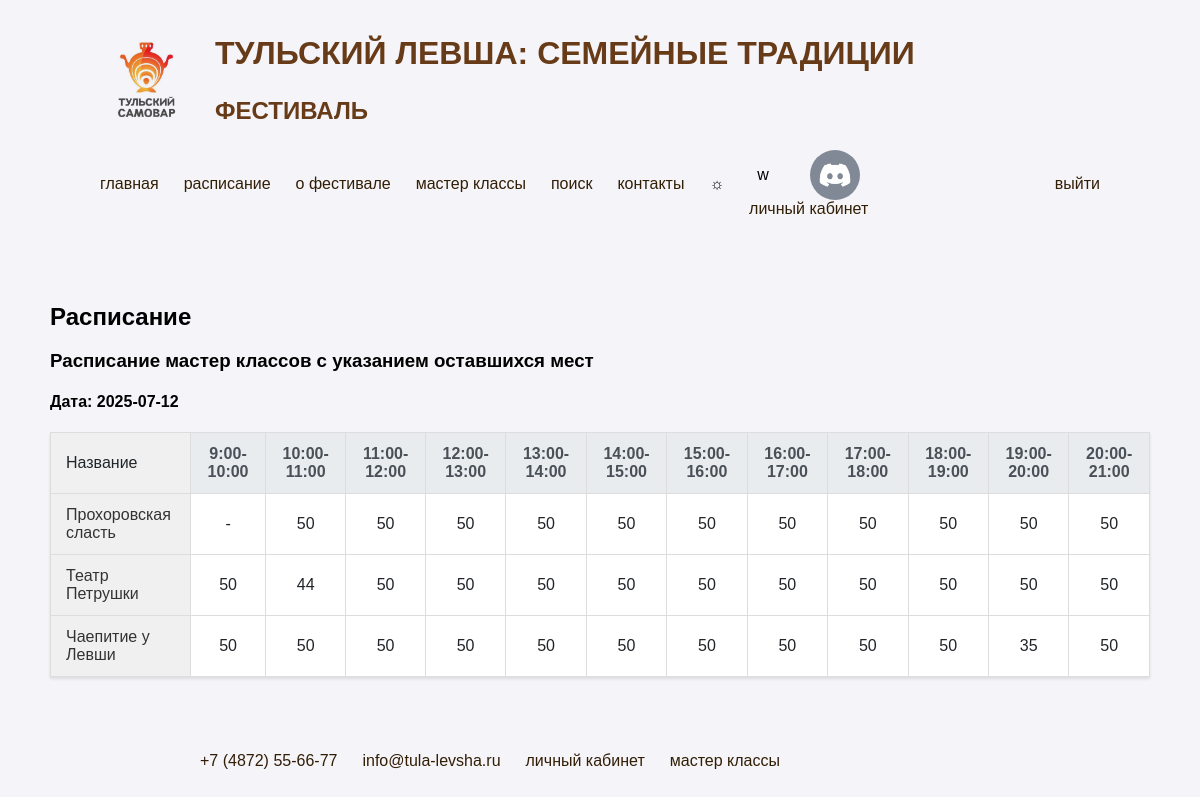
Page /schedule.php (signed in) on the committed database.
### schedule.php (the view, shortened to what this page needs)
<!DOCTYPE html>
<html lang="ru">
<head>
    <link rel="stylesheet" href="./css/styles.css">
</head>
<body>
    <?php
        require_once('./php/config.php');
        $result = $conn->query('SELECT * FROM `master-classes` WHERE 1');
        $date = $conn->query('SELECT date FROM `master-classes` WHERE 1');
        $date = $date->fetch_assoc();
    ?>
    <div class="wrapper">
        <header class="col">
            <div class="row">
                <img src="./img/logo.jpg" alt="Логотип" class="logo">
                <div class="col">
                    <h1>Тульский Левша: Семейные традиции</h1>
                    <h2>Фестиваль</h2>
                </div>
            </div>
            <nav class="row">
                <a href="./index.php">Главная</a>
                <a href="#">Расписание</a>
                <a href="./index.php#about">О фестивале</a>
                <a href="./index.php#master-class">Мастер классы</a>
                <a href="./index.php#search">Поиск</a>
                <a href="./index.php#contacts">Контакты</a>
                <span id="darkBtn">☼</span>
                <?php if (isset($_SESSION['id'])) { ?>
                    <div class="col nogap">
                        <div class="row just">
                            <?php
                            echo htmlspecialchars($_SESSION['name'])
                            ?>
                            <img src="./php/<?php echo htmlspecialchars($_SESSION['photo']) ?>" class="pfp">
                        </div>
                        <a href="./account.php">Личный кабинет</a>
                    </div>
                    <div class="margLeftAuto">
                        <a href="./php/exit.php">Выйти</a>
                    </div>
                <?php
                }
                ?>
            </nav>
        </header>
        <main>
    <section>
        <h2>Расписание</h2>
        <h3>Расписание мастер классов с указанием оставшихся мест</h3>
        <h4>Дата: <?php echo htmlspecialchars($date['date']) ?></h4>
        <table class="table">
            <thead>
                    <tr>
                        <td>Название</td>
                        <th>9:00-10:00</th>
                        <th>10:00-11:00</th>
                        <th>11:00-12:00</th>
                        <th>12:00-13:00</th>
                        <th>13:00-14:00</th>
                        <th>14:00-15:00</th>
                        <th>15:00-16:00</th>
                        <th>16:00-17:00</th>
                        <th>17:00-18:00</th>
                        <th>18:00-19:00</th>
                        <th>19:00-20:00</th>
                        <th>20:00-21:00</th>
                    </tr>
                </thead>
                <tbody>
            <?php while ($row = $result->fetch_assoc()) { ?>
                    <tr>
                        <th><?php echo htmlspecialchars($row['title']); ?></th>
                        <?php
                        $accessedTime = json_decode($row['accessedTime']);
                        $timeSlots = [
                            '9-10', '10-11', '11-12', '12-13',
                            '13-14', '14-15', '15-16', '16-17',
                            '17-18', '18-19', '19-20', '20-21'
                        ];
                        foreach ($timeSlots as $slot) {
                            $value = isset($row[$slot]) ? htmlspecialchars($row[$slot]) : '';
                            if (in_array($slot, $accessedTime)) {
                                echo "<td>$value</td>";
                            } else {
                                echo "<td>-</td>";
                            }
                        }
                        ?>
                    </tr>
            <?php } ?>
        </tbody>
        </table>
    </section>
    <footer>
        <nav class="row">
            <a href="+7 (4872) 55-66-77">+7 (4872) 55-66-77</a>
            <a href="info@tula-levsha.ru">info@tula-levsha.ru</a>
            <a href="./account.php">Личный кабинет</a>
            <a href="#master-class">Мастер классы</a>
        </nav>
    </footer>
        </main>
    </div>
</body>
</html>

### css/styles.css (style rules this page uses)
html, body { padding: 0; margin: 0; }
body { font-family: 'Arial', sans-serif; background-color: #f4f4f9; justify-content: center; align-items: center; min-height: 100vh; margin: 0; }
#darkBtn { cursor: pointer; }
h2 { margin: 0; padding: 0; }
.row { display: flex; flex-direction: row; gap: 25px; width: 100%; align-items: center; }
.nogap, .row.nogap, .col.nogap { gap: 0; }
.col { display: flex; flex-direction: column; gap: 25px; }
.margLeftAuto { margin-left: auto; }
.just { justify-content: space-around; }
.wrapper { max-width: 1100px; margin: 0 auto; }
header { padding: 35px 50px; align-items: center; }
header .logo { width: 90px; mix-blend-mode: multiply; }
header a, footer a { text-decoration: none; color: #321e05; text-transform: lowercase; }
header h1, header h2 { margin: 0; padding: 0; color: #673b18; text-transform: uppercase; font-weight: 900; }
section { margin: 50px 0; }
footer { padding: 25px 150px; }
.pfp { width: 50px; height: 50px; object-fit: contain; border-radius: 25px; }
.table { width: 100%; border-collapse: collapse; font-family: Arial, sans-serif; margin: 20px 0; box-shadow: 0 2px 3px rgba(0, 0, 0, 0.1); }
.table th, .table td { padding: 12px 15px; text-align: center; border: 1px solid #ddd; }
.table th { background-color: #f8f9fa; font-weight: 600; color: #333; }
.table td { background-color: #fff; }
.table tr:nth-child(even) { background-color: #f9f9f9; }
.table th:first-child, .table td:first-child { text-align: left; font-weight: 500; background-color: #f0f0f0; }
.table thead th { background-color: #e9ecef; color: #495057; }
.table td { color: #212529; }

### rows in the picture
master-classes: title "Прохоровская сласть", value "50"
master-classes: title "Театр Петрушки", value "50", value "44"
master-classes: title "Чаепитие у Левши", value "50", value "35"

### other values in the picture
$_SESSION['name'] "w"
$date['date'] "2025-07-12"
